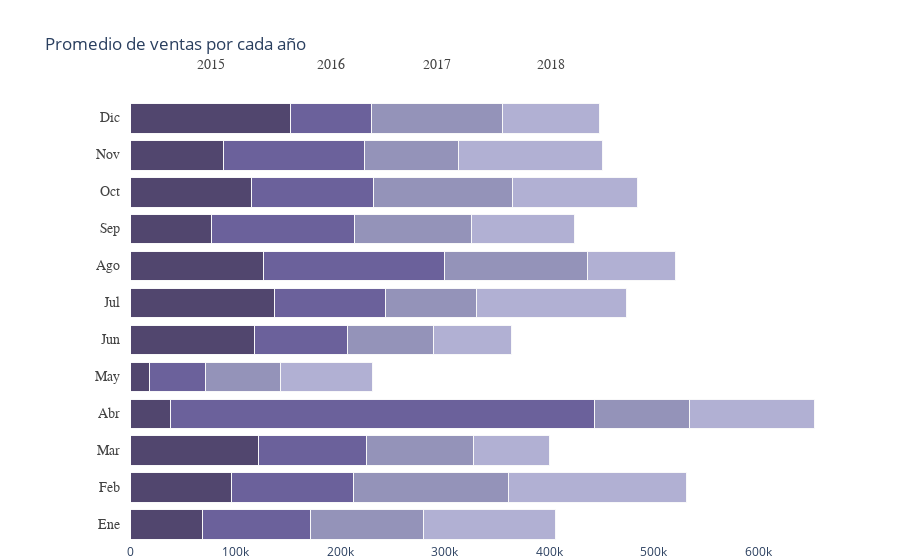

This figure's notebook cell:
### Code cell
# valores de eje X 
df_año = df_año[['v15','v16','v17','v18']].replace(np.nan,0) #Reemplaza los valores nulos por 0 
x_data = df_año.values #Array con las ventas por año

# valores de eje Y (Mes)
# Se define una lista de etiquetas de meses para el año 2015 y ordena los meses
meses_ordenados=['Ene','Feb','Mar','Abr','May','Jun','Jul','Ago','Sep','Oct','Nov','Dic']
df_2015['mes_orden'] =meses_ordenados
#df_2016['mes_orden'] =meses_ordenados
#df_2017['mes_orden'] =meses_ordenados
#df_2018['mes_orden'] =meses_ordenados

y_data = df_2015['mes_orden'].tolist()

#Se crea una lista de etiquetas de los años presentes en los datos de int a str
top_labels = [str(i) for i in top_levels]

#Se crea una figura vacía
fig = go.Figure()

#Se itera sobre las columnas de datos en x_data
for i in range(0, len(x_data[0])):
    #Se itera sobre las listas x_data y y_data al mismo tiempo utilizando zip
    for xd, yd in zip(x_data, y_data):
        # Se agrega una barra al gráfico con los valores de xd e yd
        fig.add_trace(go.Bar(
            x=[xd[i]], y=[yd],
            orientation='h',
            marker=dict(
                color=colores[i],
                line=dict(color='rgb(248, 248, 249)', width=1)
            )
        ))
#Se actualiza el diseño del gráfico
fig.update_layout(title='Promedio de ventas por cada año',
    xaxis=dict(showgrid=False, 
               zeroline=False, domain=[0.15, 1]),
    yaxis=dict(showgrid=False, showline=False,
               showticklabels=False, zeroline=False),
    barmode='stack', 
    template="plotly_white",
    margin=dict(l=0, r=50, t=100, b=10),
    showlegend=False, 
)

annotations = []
# Se generan las anotaciones para etiquetar el eje y y las escalas
for yd, xd in zip(y_data, x_data):
    annotations.append(dict(xref='paper', yref='y',
                            x=0.14, y=yd,
                            xanchor='right',
                            text=str(yd),
                            font=dict(family='Arial', size=14,
                                      color='rgb(67, 67, 67)'),
                            showarrow=False, align='right'))

    if yd == y_data[-1]:
        annotations.append(dict(xref='x', yref='paper',
                                x=xd[0] / 2, y=1.1,
                                text=top_labels[0],
                                font=dict(family='Arial', size=14,
                                          color='rgb(67, 67, 67)'),
                          showarrow=False))
    space = xd[0]
    for i in range(1, len(xd)):
            # labeling the Likert scale
            if yd == y_data[-1]:
                annotations.append(dict(xref='x', yref='paper',
                                        x=space + (xd[i]/2), y=1.1,
                                        text=top_labels[i],
                                        font=dict(family='Arial', size=14,
                                                  color='rgb(67, 67, 67)'),
                                        showarrow=False))
            space += xd[i]
fig.update_layout(
    annotations=annotations)
fig.show()

### Figure 1 — Plotly figure (JSON) as saved in the notebook; plotly's stock layout.template omitted (floating-point values rounded to 4 significant figures)
{"data": [{"marker": {"color": "rgba(38, 24, 74, 0.8)", "line": {"color": "rgb(248, 248, 249)", "width": 1}}, "orientation": "h", "type": "bar", "x": [68031], "y": ["Ene"]}, {"marker": {"color": "rgba(38, 24, 74, 0.8)", "line": {"color": "rgb(248, 248, 249)", "width": 1}}, "orientation": "h", "type": "bar", "x": [96000], "y": ["Feb"]}, {"marker": {"color": "rgba(38, 24, 74, 0.8)", "line": {"color": "rgb(248, 248, 249)", "width": 1}}, "orientation": "h", "type": "bar", "x": [121831], "y": ["Mar"]}, {"marker": {"color": "rgba(38, 24, 74, 0.8)", "line": {"color": "rgb(248, 248, 249)", "width": 1}}, "orientation": "h", "type": "bar", "x": [37439], "y": ["Abr"]}, {"marker": {"color": "rgba(38, 24, 74, 0.8)", "line": {"color": "rgb(248, 248, 249)", "width": 1}}, "orientation": "h", "type": "bar", "x": [17379], "y": ["May"]}, {"marker": {"color": "rgba(38, 24, 74, 0.8)", "line": {"color": "rgb(248, 248, 249)", "width": 1}}, "orientation": "h", "type": "bar", "x": [118120], "y": ["Jun"]}, {"marker": {"color": "rgba(38, 24, 74, 0.8)", "line": {"color": "rgb(248, 248, 249)", "width": 1}}, "orientation": "h", "type": "bar", "x": [137600], "y": ["Jul"]}, {"marker": {"color": "rgba(38, 24, 74, 0.8)", "line": {"color": "rgb(248, 248, 249)", "width": 1}}, "orientation": "h", "type": "bar", "x": [126972], "y": ["Ago"]}, {"marker": {"color": "rgba(38, 24, 74, 0.8)", "line": {"color": "rgb(248, 248, 249)", "width": 1}}, "orientation": "h", "type": "bar", "x": [77237], "y": ["Sep"]}, {"marker": {"color": "rgba(38, 24, 74, 0.8)", "line": {"color": "rgb(248, 248, 249)", "width": 1}}, "orientation": "h", "type": "bar", "x": [115704], "y": ["Oct"]}, {"marker": {"color": "rgba(38, 24, 74, 0.8)", "line": {"color": "rgb(248, 248, 249)", "width": 1}}, "orientation": "h", "type": "bar", "x": [88053], "y": ["Nov"]}, {"marker": {"color": "rgba(38, 24, 74, 0.8)", "line": {"color": "rgb(248, 248, 249)", "width": 1}}, "orientation": "h", "type": "bar", "x": [152810], "y": ["Dic"]}, {"marker": {"color": "rgba(71, 58, 131, 0.8)", "line": {"color": "rgb(248, 248, 249)", "width": 1}}, "orientation": "h", "type": "bar", "x": [103754], "y": ["Ene"]}, {"marker": {"color": "rgba(71, 58, 131, 0.8)", "line": {"color": "rgb(248, 248, 249)", "width": 1}}, "orientation": "h", "type": "bar", "x": [116745], "y": ["Feb"]}, {"marker": {"color": "rgba(71, 58, 131, 0.8)", "line": {"color": "rgb(248, 248, 249)", "width": 1}}, "orientation": "h", "type": "bar", "x": [103271], "y": ["Mar"]}, {"marker": {"color": "rgba(71, 58, 131, 0.8)", "line": {"color": "rgb(248, 248, 249)", "width": 1}}, "orientation": "h", "type": "bar", "x": [406075], "y": ["Abr"]}, {"marker": {"color": "rgba(71, 58, 131, 0.8)", "line": {"color": "rgb(248, 248, 249)", "width": 1}}, "orientation": "h", "type": "bar", "x": [54228], "y": ["May"]}, {"marker": {"color": "rgba(71, 58, 131, 0.8)", "line": {"color": "rgb(248, 248, 249)", "width": 1}}, "orientation": "h", "type": "bar", "x": [88763], "y": ["Jun"]}, {"marker": {"color": "rgba(71, 58, 131, 0.8)", "line": {"color": "rgb(248, 248, 249)", "width": 1}}, "orientation": "h", "type": "bar", "x": [105455], "y": ["Jul"]}, {"marker": {"color": "rgba(71, 58, 131, 0.8)", "line": {"color": "rgb(248, 248, 249)", "width": 1}}, "orientation": "h", "type": "bar", "x": [173117], "y": ["Ago"]}, {"marker": {"color": "rgba(71, 58, 131, 0.8)", "line": {"color": "rgb(248, 248, 249)", "width": 1}}, "orientation": "h", "type": "bar", "x": [136603], "y": ["Sep"]}, {"marker": {"color": "rgba(71, 58, 131, 0.8)", "line": {"color": "rgb(248, 248, 249)", "width": 1}}, "orientation": "h", "type": "bar", "x": [116471], "y": ["Oct"]}, {"marker": {"color": "rgba(71, 58, 131, 0.8)", "line": {"color": "rgb(248, 248, 249)", "width": 1}}, "orientation": "h", "type": "bar", "x": [135200], "y": ["Nov"]}, {"marker": {"color": "rgba(71, 58, 131, 0.8)", "line": {"color": "rgb(248, 248, 249)", "width": 1}}, "orientation": "h", "type": "bar", "x": [77623], "y": ["Dic"]}, {"marker": {"color": "rgba(122, 120, 168, 0.8)", "line": {"color": "rgb(248, 248, 249)", "width": 1}}, "orientation": "h", "type": "bar", "x": [107988], "y": ["Ene"]}, {"marker": {"color": "rgba(122, 120, 168, 0.8)", "line": {"color": "rgb(248, 248, 249)", "width": 1}}, "orientation": "h", "type": "bar", "x": [148446], "y": ["Feb"]}, {"marker": {"color": "rgba(122, 120, 168, 0.8)", "line": {"color": "rgb(248, 248, 249)", "width": 1}}, "orientation": "h", "type": "bar", "x": [101972], "y": ["Mar"]}, {"marker": {"color": "rgba(122, 120, 168, 0.8)", "line": {"color": "rgb(248, 248, 249)", "width": 1}}, "orientation": "h", "type": "bar", "x": [90755], "y": ["Abr"]}, {"marker": {"color": "rgba(122, 120, 168, 0.8)", "line": {"color": "rgb(248, 248, 249)", "width": 1}}, "orientation": "h", "type": "bar", "x": [71799], "y": ["May"]}, {"marker": {"color": "rgba(122, 120, 168, 0.8)", "line": {"color": "rgb(248, 248, 249)", "width": 1}}, "orientation": "h", "type": "bar", "x": [82463], "y": ["Jun"]}, {"marker": {"color": "rgba(122, 120, 168, 0.8)", "line": {"color": "rgb(248, 248, 249)", "width": 1}}, "orientation": "h", "type": "bar", "x": [87098], "y": ["Jul"]}, {"marker": {"color": "rgba(122, 120, 168, 0.8)", "line": {"color": "rgb(248, 248, 249)", "width": 1}}, "orientation": "h", "type": "bar", "x": [136766], "y": ["Ago"]}, {"marker": {"color": "rgba(122, 120, 168, 0.8)", "line": {"color": "rgb(248, 248, 249)", "width": 1}}, "orientation": "h", "type": "bar", "x": [111663], "y": ["Sep"]}, {"marker": {"color": "rgba(122, 120, 168, 0.8)", "line": {"color": "rgb(248, 248, 249)", "width": 1}}, "orientation": "h", "type": "bar", "x": [132472], "y": ["Oct"]}, {"marker": {"color": "rgba(122, 120, 168, 0.8)", "line": {"color": "rgb(248, 248, 249)", "width": 1}}, "orientation": "h", "type": "bar", "x": [89518], "y": ["Nov"]}, {"marker": {"color": "rgba(122, 120, 168, 0.8)", "line": {"color": "rgb(248, 248, 249)", "width": 1}}, "orientation": "h", "type": "bar", "x": [125185], "y": ["Dic"]}, {"marker": {"color": "rgba(164, 163, 204, 0.85)", "line": {"color": "rgb(248, 248, 249)", "width": 1}}, "orientation": "h", "type": "bar", "x": [125919], "y": ["Ene"]}, {"marker": {"color": "rgba(164, 163, 204, 0.85)", "line": {"color": "rgb(248, 248, 249)", "width": 1}}, "orientation": "h", "type": "bar", "x": [169567], "y": ["Feb"]}, {"marker": {"color": "rgba(164, 163, 204, 0.85)", "line": {"color": "rgb(248, 248, 249)", "width": 1}}, "orientation": "h", "type": "bar", "x": [72806], "y": ["Mar"]}, {"marker": {"color": "rgba(164, 163, 204, 0.85)", "line": {"color": "rgb(248, 248, 249)", "width": 1}}, "orientation": "h", "type": "bar", "x": [118780], "y": ["Abr"]}, {"marker": {"color": "rgba(164, 163, 204, 0.85)", "line": {"color": "rgb(248, 248, 249)", "width": 1}}, "orientation": "h", "type": "bar", "x": [88020], "y": ["May"]}, {"marker": {"color": "rgba(164, 163, 204, 0.85)", "line": {"color": "rgb(248, 248, 249)", "width": 1}}, "orientation": "h", "type": "bar", "x": [74640], "y": ["Jun"]}, {"marker": {"color": "rgba(164, 163, 204, 0.85)", "line": {"color": "rgb(248, 248, 249)", "width": 1}}, "orientation": "h", "type": "bar", "x": [143273], "y": ["Jul"]}, {"marker": {"color": "rgba(164, 163, 204, 0.85)", "line": {"color": "rgb(248, 248, 249)", "width": 1}}, "orientation": "h", "type": "bar", "x": [83310], "y": ["Ago"]}, {"marker": {"color": "rgba(164, 163, 204, 0.85)", "line": {"color": "rgb(248, 248, 249)", "width": 1}}, "orientation": "h", "type": "bar", "x": [98142], "y": ["Sep"]}, {"marker": {"color": "rgba(164, 163, 204, 0.85)", "line": {"color": "rgb(248, 248, 249)", "width": 1}}, "orientation": "h", "type": "bar", "x": [119892], "y": ["Oct"]}, {"marker": {"color": "rgba(164, 163, 204, 0.85)", "line": {"color": "rgb(248, 248, 249)", "width": 1}}, "orientation": "h", "type": "bar", "x": [138230], "y": ["Nov"]}, {"marker": {"color": "rgba(164, 163, 204, 0.85)", "line": {"color": "rgb(248, 248, 249)", "width": 1}}, "orientation": "h", "type": "bar", "x": [92052], "y": ["Dic"]}], "layout": {"annotations": [{"align": "right", "font": {"color": "rgb(67, 67, 67)", "family": "Arial", "size": 14}, "showarrow": false, "text": "Ene", "x": 0.14, "xanchor": "right", "xref": "paper", "y": "Ene", "yref": "y"}, {"align": "right", "font": {"color": "rgb(67, 67, 67)", "family": "Arial", "size": 14}, "showarrow": false, "text": "Feb", "x": 0.14, "xanchor": "right", "xref": "paper", "y": "Feb", "yref": "y"}, {"align": "right", "font": {"color": "rgb(67, 67, 67)", "family": "Arial", "size": 14}, "showarrow": false, "text": "Mar", "x": 0.14, "xanchor": "right", "xref": "paper", "y": "Mar", "yref": "y"}, {"align": "right", "font": {"color": "rgb(67, 67, 67)", "family": "Arial", "size": 14}, "showarrow": false, "text": "Abr", "x": 0.14, "xanchor": "right", "xref": "paper", "y": "Abr", "yref": "y"}, {"align": "right", "font": {"color": "rgb(67, 67, 67)", "family": "Arial", "size": 14}, "showarrow": false, "text": "May", "x": 0.14, "xanchor": "right", "xref": "paper", "y": "May", "yref": "y"}, {"align": "right", "font": {"color": "rgb(67, 67, 67)", "family": "Arial", "size": 14}, "showarrow": false, "text": "Jun", "x": 0.14, "xanchor": "right", "xref": "paper", "y": "Jun", "yref": "y"}, {"align": "right", "font": {"color": "rgb(67, 67, 67)", "family": "Arial", "size": 14}, "showarrow": false, "text": "Jul", "x": 0.14, "xanchor": "right", "xref": "paper", "y": "Jul", "yref": "y"}, {"align": "right", "font": {"color": "rgb(67, 67, 67)", "family": "Arial", "size": 14}, "showarrow": false, "text": "Ago", "x": 0.14, "xanchor": "right", "xref": "paper", "y": "Ago", "yref": "y"}, {"align": "right", "font": {"color": "rgb(67, 67, 67)", "family": "Arial", "size": 14}, "showarrow": false, "text": "Sep", "x": 0.14, "xanchor": "right", "xref": "paper", "y": "Sep", "yref": "y"}, {"align": "right", "font": {"color": "rgb(67, 67, 67)", "family": "Arial", "size": 14}, "showarrow": false, "text": "Oct", "x": 0.14, "xanchor": "right", "xref": "paper", "y": "Oct", "yref": "y"}, {"align": "right", "font": {"color": "rgb(67, 67, 67)", "family": "Arial", "size": 14}, "showarrow": false, "text": "Nov", "x": 0.14, "xanchor": "right", "xref": "paper", "y": "Nov", "yref": "y"}, {"align": "right", "font": {"color": "rgb(67, 67, 67)", "family": "Arial", "size": 14}, "showarrow": false, "text": "Dic", "x": 0.14, "xanchor": "right", "xref": "paper", "y": "Dic", "yref": "y"}, {"font": {"color": "rgb(67, 67, 67)", "family": "Arial", "size": 14}, "showarrow": false, "text": "2015", "x": 76405, "xref": "x", "y": 1.1, "yref": "paper"}, {"font": {"color": "rgb(67, 67, 67)", "family": "Arial", "size": 14}, "showarrow": false, "text": "2016", "x": 191600.0, "xref": "x", "y": 1.1, "yref": "paper"}, {"font": {"color": "rgb(67, 67, 67)", "family": "Arial", "size": 14}, "showarrow": false, "text": "2017", "x": 293000.0, "xref": "x", "y": 1.1, "yref": "paper"}, {"font": {"color": "rgb(67, 67, 67)", "family": "Arial", "size": 14}, "showarrow": false, "text": "2018", "x": 401644, "xref": "x", "y": 1.1, "yref": "paper"}], "barmode": "stack", "margin": {"b": 10, "l": 0, "r": 50, "t": 100}, "showlegend": false, "title": {"text": "Promedio de ventas por cada año"}, "xaxis": {"domain": [0.15, 1], "showgrid": false, "zeroline": false}, "yaxis": {"showgrid": false, "showline": false, "showticklabels": false, "zeroline": false}}}
